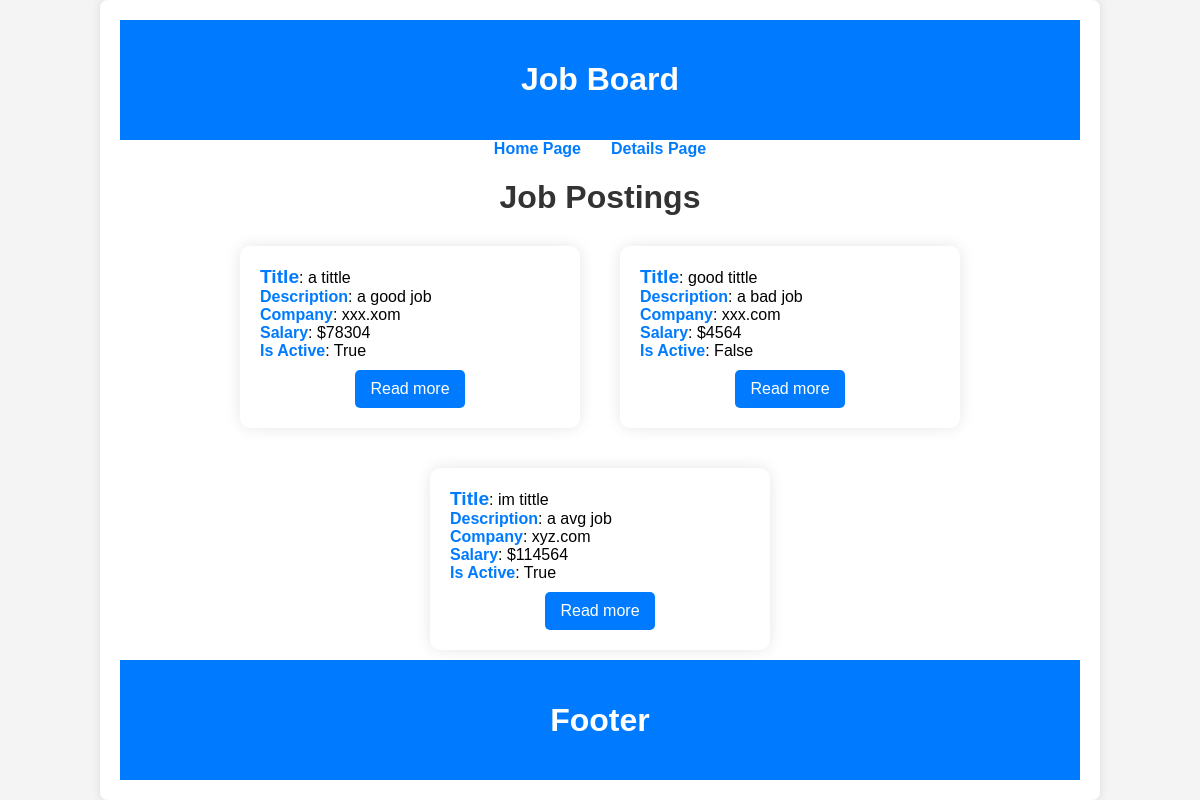
Before: / with the older database file.
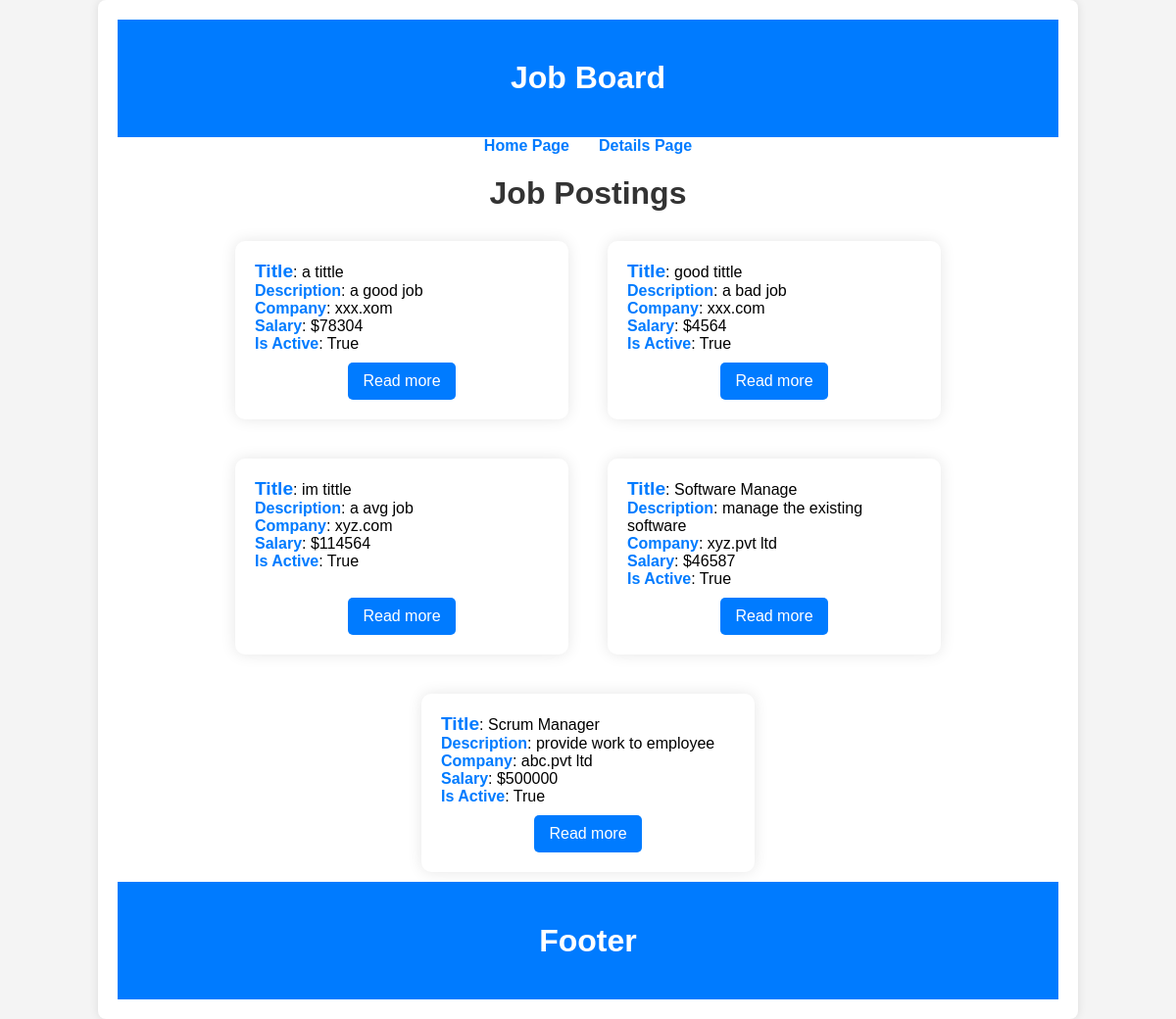
After: the same page with the newer database file.
### job_board/models.py (models this page shows, shortened)
class JobBoard(models.Model):
    tittle = models.CharField(max_length=100)
    description = models.TextField()
    company = models.CharField(max_length=100)
    salary = models.IntegerField()
    is_active = models.BooleanField(default=False)

### job_board/views.py (the view)
# urls.py: path('', index),
def index(request):
    job_active = JobBoard.objects.all()
    context = {
        'job_post' : job_active
    }
    return render(request, 'job_board/index.html', context)

### job_board/templates/job_board/index.html
{% extends "job_board/_base.html" %}
{% block body %}
    <h1 style="text-align: center; color: #333; margin-bottom: 20px;">Job Postings</h1>
    <div style="display: flex; flex-wrap: wrap; justify-content: center; gap: 20px;">
        {% for i in job_post %}
            <div style="background: #fff; margin: 10px; padding: 20px; border-radius: 10px; box-shadow: 0 0 15px rgba(0, 0, 0, 0.1); width: 300px; text-align: left; transition: transform 0.2s; display: flex; flex-direction: column; justify-content: space-between;">
                <div>
                    <strong style="color: #007BFF; font-size: 1.2em;">Title</strong>: {{ i.tittle }}<br>
                    <strong style="color: #007BFF;">Description</strong>: {{ i.description }}<br>
                    <strong style="color: #007BFF;">Company</strong>: {{ i.company }}<br>
                    <strong style="color: #007BFF;">Salary</strong>: ${{ i.salary }}<br>
                    <strong style="color: #007BFF;">Is Active</strong>: {{ i.is_active }}
                </div>
                <a href="{% url 'jobDetail' i.id %}" style="display: block; margin: 10px auto 0; padding: 10px 15px; background-color: #007BFF; color: white; border-radius: 5px; text-align: center; text-decoration: none;">Read more</a>
            </div>
        {% endfor %}
    </div>
{% endblock %}

### job_board/templates/job_board/_base.html (shortened to what this page needs)
{% block head %}
<!DOCTYPE html>
<html lang="en">
<head>
</head>
<body>
    <div class="container">
        <div class="header">
            <h1>Job Board</h1>
        </div>
        <div class="nav">
            <a href="{% url 'home' %}">Home Page</a>
            <a href="{% url 'jobDetail' 0 %}">Details Page</a>
        </div>
        {% endblock %}
        {% block body %}{% endblock %}
        {% block footer %}
        <div class="footer">
            <h1>Footer</h1>
        </div>
    </div>
</body>
</html>
{% endblock %}

### job_board/templates/job_board/_base.html (style rules this page uses)
body { font-family: Arial, sans-serif; background-color: #f4f4f4; margin: 0; padding: 0; }
.container { width: 80%; margin: 0 auto; background: white; padding: 20px; box-shadow: 0 0 10px rgba(0, 0, 0, 0.1); border-radius: 8px; }
.header, .footer { text-align: center; padding: 20px; background-color: #007BFF; color: white; }
.nav { display: flex; justify-content: center; margin-bottom: 20px; }
.nav a { margin: 0 15px; text-decoration: none; color: #007BFF; font-weight: bold; }

Changed rows visible on the page:
changed JobBoard "good tittle": is_active "False" → "True"
added JobBoard: tittle "Software Manage", description "manage the existing software", company "xyz.pvt ltd", salary "46587", is_active "True"
added JobBoard: tittle "Scrum Manager", description "provide work to employee", company "abc.pvt ltd", salary "500000", is_active "True"
